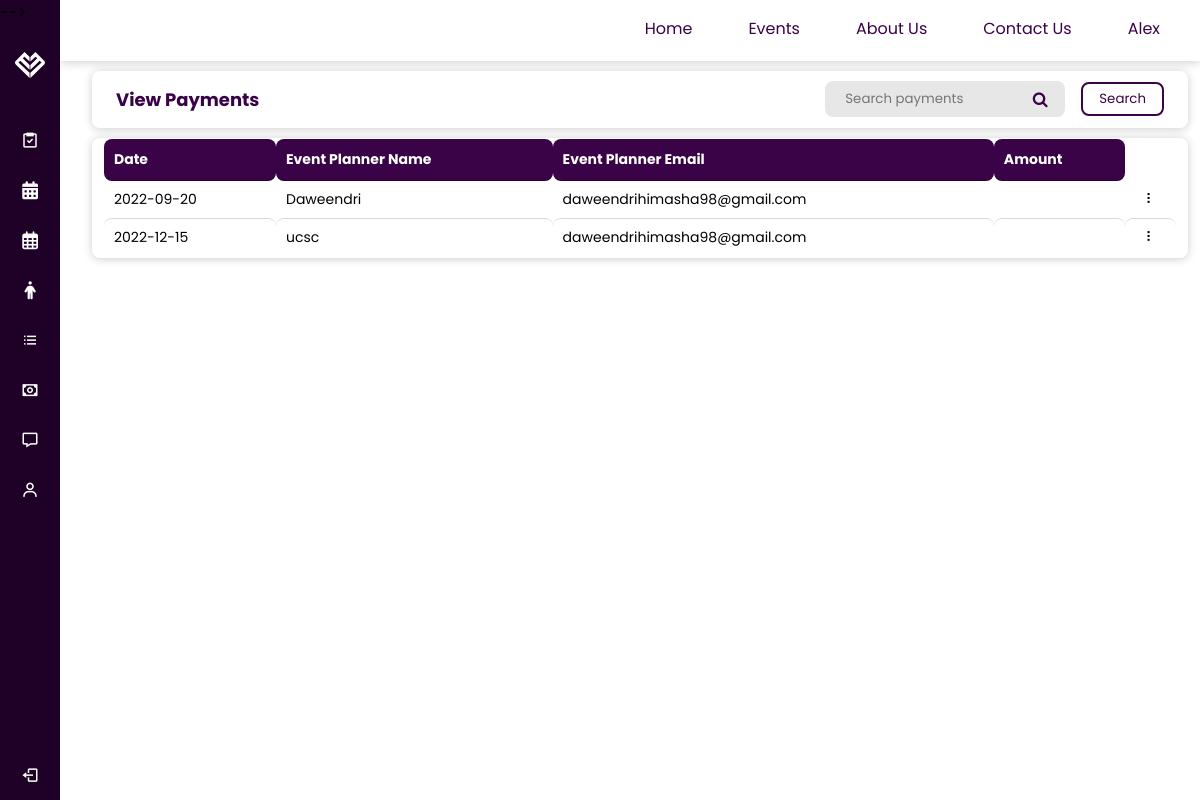
/pages/customer/ViewPayments.php (signed in), run on the app's committed database.
### tables this page shows
CREATE TABLE `payments` (
  `id` int(10) NOT NULL,
  `name` varchar(255) DEFAULT NULL,
  `email` varchar(255) DEFAULT NULL,
  `account` varchar(255) DEFAULT NULL,
  `date` varchar(255) DEFAULT NULL,
  `ammount` varchar(255) DEFAULT NULL
);

### pages/customer/ViewPayments.php (the view, shortened to what this page needs)
<?php
include('customer_sidenav.php');
include('customer_header.php');
?>
<!DOCTYPE html>
<html>
<head>
    <link rel="stylesheet" href="../../css/eventPlannerMain.css">
    <link rel="stylesheet" href="../../css/Custcss3.css">
    <link rel="stylesheet" href="https://cdnjs.cloudflare.com/ajax/libs/font-awesome/4.7.0/css/font-awesome.min.css">
    <link rel="stylesheet" href="https://cdn.datatables.net/1.10.19/css/jquery.dataTables.min.css" />
</head>
<body>
    <div class="grid-container-payments">
        <div class="gridSearch">
            <div class="searchSec">
                <div class="page-title"> View Payments </div>
                <div class="input-container">
                    <input class="input-field" type="text" placeholder="Search payments" name="search">
                    <i class="fa fa-search icon"></i>
                </div>
                <button type="submit" class="srcButton">Search</button>
            </div>
        </div>
        <div class="gridMain">
            <table id="example" class="display">
                <thead>
                    <tr>
                        <th>Date</th>
                        <th>Event Planner Name</th>
                        <th>Event Planner Email</th>
                        <th>Amount</th>
                    </tr>
                </thead>
                <tbody>
                    <?php
                    $sName = "localhost";
                    $uName = "root";
                    $pass = "";
                    $db_name = "eventra";
                    $conn = mysqli_connect($sName, $uName, $pass, $db_name);
                    $sql = "SELECT * FROM `payments`";
                    $result = mysqli_query($conn, $sql);
                    while ($row = mysqli_fetch_assoc($result)) {
                    ?>
                        <tr>
                            <td><?php echo $row['date'] ?></td>
                            <td><?php echo $row['name'] ?></td>
                            <td><?php echo $row['email'] ?></td>
                            <td><?php echo $row['amount'] ?></td>
                            <td class="tCenter menu">&#10247
                        </td>
                        <?php
                    }
                        ?>
                        </tr>
                </tbody>
            </table>
        </div>
    </div>
</body>
</html>

### css/sidenav.css (style rules this page uses)
* { margin: 0; padding: 0; box-sizing: border-box; font-family: 'Poppins', sans-serif; }

### css/navigationBar.css (style rules this page uses)
* { margin: 0; padding: 0; box-sizing: border-box; font-family: 'Poppins', sans-serif; }
:root { --mainColor: #490258; }

### css/eventPlannerMain.css (style rules this page uses)
body { font-family: 'Nunito'; background: #FAFAFA; width: 100%; height: 100%; margin: 0; padding: 0; background: #fff; }
:root { --mainColor: #3a0247; --mainGradient: linear-gradient(94.56deg, #6C429C 0%, #7D56AA 100%); }
.grid-container-payments { margin-left: 240px; transition: all 0.5s ease; }
.gridSearch, .gridMain { border-radius: 0.5rem; margin: 0 1vw; padding: 0.2vh 1vw; box-shadow: 0 1px 10px 0 rgba(0, 0, 0, 0.2); }
.gridSearch { grid-area: search; }
.gridMain { grid-area: main; }
.grid-container-payments { display: grid; grid-template-areas: 'search' 'main'; gap: 10px; padding: 10px 0 10px 20px; }
table { width: 100%; border-radius: .5rem; font-size: 14px; }
th { background-color: var(--mainColor); color: white; padding: 1rem; text-align: center; cursor: pointer; }
th, td { padding: 10px 5px; border-radius: .5rem; position: relative; }
tr { cursor: pointer; }
tr:nth-child(even) { background-color: #f2f2f2; }
.tCenter { text-align: center; }
.searchSec { display: flex; align-items: center; flex-grow: 1; padding: 0.5vh 1vw; position: relative; justify-content: start; }
.input-container { display: -ms-flexbox; display: flex; width: 240px; background-color: rgb(231, 231, 231); vertical-align: middle; align-items: center; border-radius: 0.5rem; padding-left: 0.5rem; margin: 5px 0; }
.searchSec .input-field { padding: 0 12px; }
.page-title { flex-grow: 1; font-size: 18px; font-weight: 900px; font-weight: 700; color: #3a0247; }
.icon { padding: 10px; min-width: 50px; text-align: center; color: var(--mainColor); }
.input-field { width: 100%; padding: 0.5rem; outline: none !important; border: 0 !important; background-color: rgb(231, 231, 231); }
.srcButton { border: 2px solid var(--mainColor); color: var(--mainColor); background-color: #fff; text-align: center; display: inline-block; cursor: pointer; border-radius: .5rem; padding: 5px 1rem; margin-left: 1rem; }
input[type=text], select, textarea { width: 100%; padding: 12px; border: 1px solid #ccc; border-radius: 4px; resize: vertical; }
@media (max-width:1240px) { .grid-container-payments { margin-left: 60px; } }

### css/Custcss3.css (style rules this page uses)
th, td { padding: 10px 5px; border-radius: .5rem; position: relative; }
tr { cursor: pointer; }
.tCenter { text-align: center; }

### data on the page
payments: date "2022-09-20", name "Daweendri", email "daweendrihimasha98@gmail.com"
payments: date "2022-12-15", name "ucsc", email "daweendrihimasha98@gmail.com"

### other printed values
$_SESSION['user_name'] "Alex"
